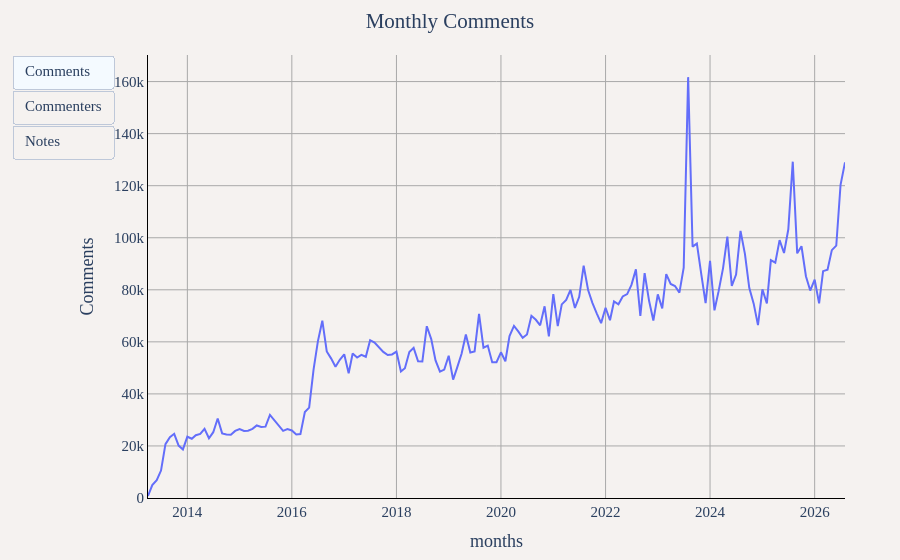

The code cell stored with this chart in its notebook:
### Markdown cell above
## Notes Comments Activity

### Code cell
df = duckdb.sql("""
SELECT
    YEAR(timestamp) as year,
    MONTH(timestamp) as month,
    CONCAT(YEAR(timestamp), '-', LPAD(CAST(MONTH(timestamp) as VARCHAR), 2, '0')) as months,
    COUNT(*) as "Comments",
    COUNT(DISTINCT user_name) as "Commenters",
    COUNT(DISTINCT note_id) as "Notes with Comments"
FROM '../notes_comments_data/*.parquet'
WHERE user_name != ''
GROUP BY YEAR(timestamp), MONTH(timestamp)
ORDER BY year, month
""").df()

util.show_figure(
    [
        util.FigureConfig(
            title="Monthly Comments",
            label="Comments",
            x_col="months",
            y_col="Comments",
            query_or_df=df,
        ),
        util.FigureConfig(
            title="Monthly Commenters",
            label="Commenters",
            x_col="months",
            y_col="Commenters",
            query_or_df=df,
        ),
        util.FigureConfig(
            title="Monthly Notes with Comments",
            label="Notes",
            x_col="months",
            y_col="Notes with Comments",
            query_or_df=df,
        ),
    ]
)

### Figure 1 — Plotly figure (JSON) as saved in the notebook; plotly's stock layout.template omitted (floating-point values rounded to 4 significant figures; data arrays with more than 128 entries replaced by an {"elided": "..."} marker saying what was removed)
{"data": [{"hovertemplate": "Comments<br>%{x}<br>%{y:,} Comments<extra></extra>", "name": "Comments", "type": "scatter", "visible": true, "x": {"elided": "161 str values"}, "y": {"elided": "161 int values"}}, {"hovertemplate": "Comments<br>%{x}<br>%{y:,} Commenters<extra></extra>", "name": "Comments", "type": "scatter", "visible": false, "x": {"elided": "161 str values"}, "y": {"elided": "161 int values"}}, {"hovertemplate": "Comments<br>%{x}<br>%{y:,} Notes with Comments<extra></extra>", "name": "Comments", "type": "scatter", "visible": false, "x": {"elided": "161 str values"}, "y": {"elided": "161 int values"}}], "layout": {"barmode": "stack", "font": {"family": "Times", "size": 15}, "margin": {"b": 55, "l": 55, "r": 55, "t": 55}, "paper_bgcolor": "#f5f2f0", "plot_bgcolor": "#f5f2f0", "title": {"text": "Monthly Comments", "x": 0.5}, "updatemenus": [{"buttons": [{"args": [{"visible": [true, false, false]}, {"title.text": "Monthly Comments", "xaxis.title.text": "months", "yaxis.title.text": "Comments"}], "label": "Comments", "method": "update"}, {"args": [{"visible": [false, true, false]}, {"title.text": "Monthly Commenters", "xaxis.title.text": "months", "yaxis.title.text": "Commenters"}], "label": "Commenters", "method": "update"}, {"args": [{"visible": [false, false, true]}, {"title.text": "Monthly Notes with Comments", "xaxis.title.text": "months", "yaxis.title.text": "Notes with Comments"}], "label": "Notes", "method": "update"}], "type": "buttons"}], "xaxis": {"gridcolor": "darkgray", "linecolor": "black", "showgrid": true, "tickcolor": "black", "title": {"text": "months"}, "zerolinecolor": "darkgray"}, "yaxis": {"gridcolor": "darkgray", "linecolor": "black", "rangemode": "tozero", "showgrid": true, "tickcolor": "black", "title": {"text": "Comments"}, "zerolinecolor": "darkgray"}}}
